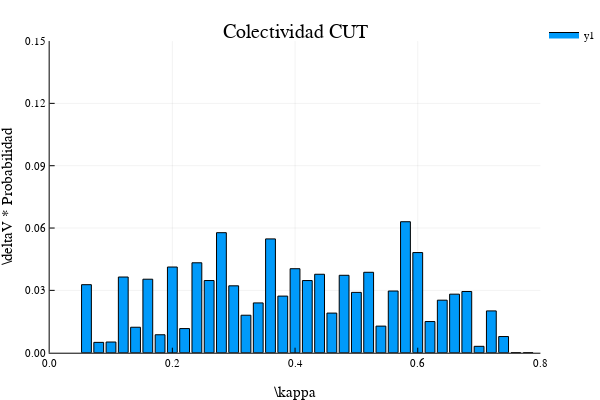

The notebook cell saved with this chart:
### Code cell
Wbins_κ_cut_4xcp, Whis_κ_cut_4xcp = JUMD.WeightedHist(
    κ_modes_cut_4xcp, bins_κ, abs.(vgv_4xcp), true);

bar(Wbins_κ_cut_4xcp, Whis_κ_cut_4xcp,
    title = "Colectividad CUT",
    xlims = (0, .8), ylims = (0, .15),
    yaxis = "\\deltaV * Probabilidad", xaxis = "\\kappa")

### Figure 1 — Plotly figure (JSON) as saved in the notebook; plotly's stock layout.template omitted (floating-point values rounded to 4 significant figures)
{"data": [{"fill": "tozeroy", "fillcolor": "rgba(0, 154, 250, 1.000)", "legendgroup": "y1", "line": {"color": "rgba(0, 0, 0, 1)", "dash": "solid", "width": 1}, "mode": "lines", "name": "y1", "showlegend": true, "type": "scatter", "x": [0.052, 0.052, 0.068, 0.068, 0.052, 0.052], "xaxis": "x", "y": [0.03274, 0, 0, 0.03274, 0.03274, 0.03274], "yaxis": "y"}, {"fill": "tozeroy", "fillcolor": "rgba(0, 154, 250, 1.000)", "legendgroup": "y1", "line": {"color": "rgba(0, 0, 0, 1)", "dash": "solid", "width": 1}, "mode": "lines", "name": "y1", "showlegend": false, "type": "scatter", "x": [0.072, 0.072, 0.088, 0.088, 0.072, 0.072], "xaxis": "x", "y": [0.004971, 0, 0, 0.004971, 0.004971, 0.004971], "yaxis": "y"}, {"fill": "tozeroy", "fillcolor": "rgba(0, 154, 250, 1.000)", "legendgroup": "y1", "line": {"color": "rgba(0, 0, 0, 1)", "dash": "solid", "width": 1}, "mode": "lines", "name": "y1", "showlegend": false, "type": "scatter", "x": [0.092, 0.092, 0.108, 0.108, 0.092, 0.092], "xaxis": "x", "y": [0.005143, 0, 0, 0.005143, 0.005143, 0.005143], "yaxis": "y"}, {"fill": "tozeroy", "fillcolor": "rgba(0, 154, 250, 1.000)", "legendgroup": "y1", "line": {"color": "rgba(0, 0, 0, 1)", "dash": "solid", "width": 1}, "mode": "lines", "name": "y1", "showlegend": false, "type": "scatter", "x": [0.112, 0.112, 0.128, 0.128, 0.112, 0.112], "xaxis": "x", "y": [0.03643, 0, 0, 0.03643, 0.03643, 0.03643], "yaxis": "y"}, {"fill": "tozeroy", "fillcolor": "rgba(0, 154, 250, 1.000)", "legendgroup": "y1", "line": {"color": "rgba(0, 0, 0, 1)", "dash": "solid", "width": 1}, "mode": "lines", "name": "y1", "showlegend": false, "type": "scatter", "x": [0.132, 0.132, 0.148, 0.148, 0.132, 0.132], "xaxis": "x", "y": [0.01225, 0, 0, 0.01225, 0.01225, 0.01225], "yaxis": "y"}, {"fill": "tozeroy", "fillcolor": "rgba(0, 154, 250, 1.000)", "legendgroup": "y1", "line": {"color": "rgba(0, 0, 0, 1)", "dash": "solid", "width": 1}, "mode": "lines", "name": "y1", "showlegend": false, "type": "scatter", "x": [0.152, 0.152, 0.168, 0.168, 0.152, 0.152], "xaxis": "x", "y": [0.03538, 0, 0, 0.03538, 0.03538, 0.03538], "yaxis": "y"}, {"fill": "tozeroy", "fillcolor": "rgba(0, 154, 250, 1.000)", "legendgroup": "y1", "line": {"color": "rgba(0, 0, 0, 1)", "dash": "solid", "width": 1}, "mode": "lines", "name": "y1", "showlegend": false, "type": "scatter", "x": [0.172, 0.172, 0.188, 0.188, 0.172, 0.172], "xaxis": "x", "y": [0.00864, 0, 0, 0.00864, 0.00864, 0.00864], "yaxis": "y"}, {"fill": "tozeroy", "fillcolor": "rgba(0, 154, 250, 1.000)", "legendgroup": "y1", "line": {"color": "rgba(0, 0, 0, 1)", "dash": "solid", "width": 1}, "mode": "lines", "name": "y1", "showlegend": false, "type": "scatter", "x": [0.192, 0.192, 0.208, 0.208, 0.192, 0.192], "xaxis": "x", "y": [0.04124, 0, 0, 0.04124, 0.04124, 0.04124], "yaxis": "y"}, {"fill": "tozeroy", "fillcolor": "rgba(0, 154, 250, 1.000)", "legendgroup": "y1", "line": {"color": "rgba(0, 0, 0, 1)", "dash": "solid", "width": 1}, "mode": "lines", "name": "y1", "showlegend": false, "type": "scatter", "x": [0.212, 0.212, 0.228, 0.228, 0.212, 0.212], "xaxis": "x", "y": [0.01162, 0, 0, 0.01162, 0.01162, 0.01162], "yaxis": "y"}, {"fill": "tozeroy", "fillcolor": "rgba(0, 154, 250, 1.000)", "legendgroup": "y1", "line": {"color": "rgba(0, 0, 0, 1)", "dash": "solid", "width": 1}, "mode": "lines", "name": "y1", "showlegend": false, "type": "scatter", "x": [0.232, 0.232, 0.248, 0.248, 0.232, 0.232], "xaxis": "x", "y": [0.04328, 0, 0, 0.04328, 0.04328, 0.04328], "yaxis": "y"}, {"fill": "tozeroy", "fillcolor": "rgba(0, 154, 250, 1.000)", "legendgroup": "y1", "line": {"color": "rgba(0, 0, 0, 1)", "dash": "solid", "width": 1}, "mode": "lines", "name": "y1", "showlegend": false, "type": "scatter", "x": [0.252, 0.252, 0.268, 0.268, 0.252, 0.252], "xaxis": "x", "y": [0.03473, 0, 0, 0.03473, 0.03473, 0.03473], "yaxis": "y"}, {"fill": "tozeroy", "fillcolor": "rgba(0, 154, 250, 1.000)", "legendgroup": "y1", "line": {"color": "rgba(0, 0, 0, 1)", "dash": "solid", "width": 1}, "mode": "lines", "name": "y1", "showlegend": false, "type": "scatter", "x": [0.272, 0.272, 0.288, 0.288, 0.272, 0.272], "xaxis": "x", "y": [0.05777, 0, 0, 0.05777, 0.05777, 0.05777], "yaxis": "y"}, {"fill": "tozeroy", "fillcolor": "rgba(0, 154, 250, 1.000)", "legendgroup": "y1", "line": {"color": "rgba(0, 0, 0, 1)", "dash": "solid", "width": 1}, "mode": "lines", "name": "y1", "showlegend": false, "type": "scatter", "x": [0.292, 0.292, 0.308, 0.308, 0.292, 0.292], "xaxis": "x", "y": [0.03219, 0, 0, 0.03219, 0.03219, 0.03219], "yaxis": "y"}, {"fill": "tozeroy", "fillcolor": "rgba(0, 154, 250, 1.000)", "legendgroup": "y1", "line": {"color": "rgba(0, 0, 0, 1)", "dash": "solid", "width": 1}, "mode": "lines", "name": "y1", "showlegend": false, "type": "scatter", "x": [0.312, 0.312, 0.328, 0.328, 0.312, 0.312], "xaxis": "x", "y": [0.01804, 0, 0, 0.01804, 0.01804, 0.01804], "yaxis": "y"}, {"fill": "tozeroy", "fillcolor": "rgba(0, 154, 250, 1.000)", "legendgroup": "y1", "line": {"color": "rgba(0, 0, 0, 1)", "dash": "solid", "width": 1}, "mode": "lines", "name": "y1", "showlegend": false, "type": "scatter", "x": [0.332, 0.332, 0.348, 0.348, 0.332, 0.332], "xaxis": "x", "y": [0.02396, 0, 0, 0.02396, 0.02396, 0.02396], "yaxis": "y"}, {"fill": "tozeroy", "fillcolor": "rgba(0, 154, 250, 1.000)", "legendgroup": "y1", "line": {"color": "rgba(0, 0, 0, 1)", "dash": "solid", "width": 1}, "mode": "lines", "name": "y1", "showlegend": false, "type": "scatter", "x": [0.352, 0.352, 0.368, 0.368, 0.352, 0.352], "xaxis": "x", "y": [0.05478, 0, 0, 0.05478, 0.05478, 0.05478], "yaxis": "y"}, {"fill": "tozeroy", "fillcolor": "rgba(0, 154, 250, 1.000)", "legendgroup": "y1", "line": {"color": "rgba(0, 0, 0, 1)", "dash": "solid", "width": 1}, "mode": "lines", "name": "y1", "showlegend": false, "type": "scatter", "x": [0.372, 0.372, 0.388, 0.388, 0.372, 0.372], "xaxis": "x", "y": [0.02724, 0, 0, 0.02724, 0.02724, 0.02724], "yaxis": "y"}, {"fill": "tozeroy", "fillcolor": "rgba(0, 154, 250, 1.000)", "legendgroup": "y1", "line": {"color": "rgba(0, 0, 0, 1)", "dash": "solid", "width": 1}, "mode": "lines", "name": "y1", "showlegend": false, "type": "scatter", "x": [0.392, 0.392, 0.408, 0.408, 0.392, 0.392], "xaxis": "x", "y": [0.04042, 0, 0, 0.04042, 0.04042, 0.04042], "yaxis": "y"}, {"fill": "tozeroy", "fillcolor": "rgba(0, 154, 250, 1.000)", "legendgroup": "y1", "line": {"color": "rgba(0, 0, 0, 1)", "dash": "solid", "width": 1}, "mode": "lines", "name": "y1", "showlegend": false, "type": "scatter", "x": [0.412, 0.412, 0.428, 0.428, 0.412, 0.412], "xaxis": "x", "y": [0.03473, 0, 0, 0.03473, 0.03473, 0.03473], "yaxis": "y"}, {"fill": "tozeroy", "fillcolor": "rgba(0, 154, 250, 1.000)", "legendgroup": "y1", "line": {"color": "rgba(0, 0, 0, 1)", "dash": "solid", "width": 1}, "mode": "lines", "name": "y1", "showlegend": false, "type": "scatter", "x": [0.432, 0.432, 0.448, 0.448, 0.432, 0.432], "xaxis": "x", "y": [0.03775, 0, 0, 0.03775, 0.03775, 0.03775], "yaxis": "y"}, {"fill": "tozeroy", "fillcolor": "rgba(0, 154, 250, 1.000)", "legendgroup": "y1", "line": {"color": "rgba(0, 0, 0, 1)", "dash": "solid", "width": 1}, "mode": "lines", "name": "y1", "showlegend": false, "type": "scatter", "x": [0.452, 0.452, 0.468, 0.468, 0.452, 0.452], "xaxis": "x", "y": [0.01907, 0, 0, 0.01907, 0.01907, 0.01907], "yaxis": "y"}, {"fill": "tozeroy", "fillcolor": "rgba(0, 154, 250, 1.000)", "legendgroup": "y1", "line": {"color": "rgba(0, 0, 0, 1)", "dash": "solid", "width": 1}, "mode": "lines", "name": "y1", "showlegend": false, "type": "scatter", "x": [0.472, 0.472, 0.488, 0.488, 0.472, 0.472], "xaxis": "x", "y": [0.03726, 0, 0, 0.03726, 0.03726, 0.03726], "yaxis": "y"}, {"fill": "tozeroy", "fillcolor": "rgba(0, 154, 250, 1.000)", "legendgroup": "y1", "line": {"color": "rgba(0, 0, 0, 1)", "dash": "solid", "width": 1}, "mode": "lines", "name": "y1", "showlegend": false, "type": "scatter", "x": [0.492, 0.492, 0.508, 0.508, 0.492, 0.492], "xaxis": "x", "y": [0.02903, 0, 0, 0.02903, 0.02903, 0.02903], "yaxis": "y"}, {"fill": "tozeroy", "fillcolor": "rgba(0, 154, 250, 1.000)", "legendgroup": "y1", "line": {"color": "rgba(0, 0, 0, 1)", "dash": "solid", "width": 1}, "mode": "lines", "name": "y1", "showlegend": false, "type": "scatter", "x": [0.512, 0.512, 0.528, 0.528, 0.512, 0.512], "xaxis": "x", "y": [0.03871, 0, 0, 0.03871, 0.03871, 0.03871], "yaxis": "y"}, {"fill": "tozeroy", "fillcolor": "rgba(0, 154, 250, 1.000)", "legendgroup": "y1", "line": {"color": "rgba(0, 0, 0, 1)", "dash": "solid", "width": 1}, "mode": "lines", "name": "y1", "showlegend": false, "type": "scatter", "x": [0.532, 0.532, 0.548, 0.548, 0.532, 0.532], "xaxis": "x", "y": [0.0128, 0, 0, 0.0128, 0.0128, 0.0128], "yaxis": "y"}, {"fill": "tozeroy", "fillcolor": "rgba(0, 154, 250, 1.000)", "legendgroup": "y1", "line": {"color": "rgba(0, 0, 0, 1)", "dash": "solid", "width": 1}, "mode": "lines", "name": "y1", "showlegend": false, "type": "scatter", "x": [0.552, 0.552, 0.568, 0.568, 0.552, 0.552], "xaxis": "x", "y": [0.02969, 0, 0, 0.02969, 0.02969, 0.02969], "yaxis": "y"}, {"fill": "tozeroy", "fillcolor": "rgba(0, 154, 250, 1.000)", "legendgroup": "y1", "line": {"color": "rgba(0, 0, 0, 1)", "dash": "solid", "width": 1}, "mode": "lines", "name": "y1", "showlegend": false, "type": "scatter", "x": [0.572, 0.572, 0.588, 0.588, 0.572, 0.572], "xaxis": "x", "y": [0.06304, 0, 0, 0.06304, 0.06304, 0.06304], "yaxis": "y"}, {"fill": "tozeroy", "fillcolor": "rgba(0, 154, 250, 1.000)", "legendgroup": "y1", "line": {"color": "rgba(0, 0, 0, 1)", "dash": "solid", "width": 1}, "mode": "lines", "name": "y1", "showlegend": false, "type": "scatter", "x": [0.592, 0.592, 0.608, 0.608, 0.592, 0.592], "xaxis": "x", "y": [0.0482, 0, 0, 0.0482, 0.0482, 0.0482], "yaxis": "y"}, {"fill": "tozeroy", "fillcolor": "rgba(0, 154, 250, 1.000)", "legendgroup": "y1", "line": {"color": "rgba(0, 0, 0, 1)", "dash": "solid", "width": 1}, "mode": "lines", "name": "y1", "showlegend": false, "type": "scatter", "x": [0.612, 0.612, 0.628, 0.628, 0.612, 0.612], "xaxis": "x", "y": [0.015, 0, 0, 0.015, 0.015, 0.015], "yaxis": "y"}, {"fill": "tozeroy", "fillcolor": "rgba(0, 154, 250, 1.000)", "legendgroup": "y1", "line": {"color": "rgba(0, 0, 0, 1)", "dash": "solid", "width": 1}, "mode": "lines", "name": "y1", "showlegend": false, "type": "scatter", "x": [0.632, 0.632, 0.648, 0.648, 0.632, 0.632], "xaxis": "x", "y": [0.02528, 0, 0, 0.02528, 0.02528, 0.02528], "yaxis": "y"}, {"fill": "tozeroy", "fillcolor": "rgba(0, 154, 250, 1.000)", "legendgroup": "y1", "line": {"color": "rgba(0, 0, 0, 1)", "dash": "solid", "width": 1}, "mode": "lines", "name": "y1", "showlegend": false, "type": "scatter", "x": [0.652, 0.652, 0.668, 0.668, 0.652, 0.652], "xaxis": "x", "y": [0.02818, 0, 0, 0.02818, 0.02818, 0.02818], "yaxis": "y"}, {"fill": "tozeroy", "fillcolor": "rgba(0, 154, 250, 1.000)", "legendgroup": "y1", "line": {"color": "rgba(0, 0, 0, 1)", "dash": "solid", "width": 1}, "mode": "lines", "name": "y1", "showlegend": false, "type": "scatter", "x": [0.672, 0.672, 0.688, 0.688, 0.672, 0.672], "xaxis": "x", "y": [0.02946, 0, 0, 0.02946, 0.02946, 0.02946], "yaxis": "y"}, {"fill": "tozeroy", "fillcolor": "rgba(0, 154, 250, 1.000)", "legendgroup": "y1", "line": {"color": "rgba(0, 0, 0, 1)", "dash": "solid", "width": 1}, "mode": "lines", "name": "y1", "showlegend": false, "type": "scatter", "x": [0.692, 0.692, 0.708, 0.708, 0.692, 0.692], "xaxis": "x", "y": [0.003076, 0, 0, 0.003076, 0.003076, 0.003076], "yaxis": "y"}, {"fill": "tozeroy", "fillcolor": "rgba(0, 154, 250, 1.000)", "legendgroup": "y1", "line": {"color": "rgba(0, 0, 0, 1)", "dash": "solid", "width": 1}, "mode": "lines", "name": "y1", "showlegend": false, "type": "scatter", "x": [0.712, 0.712, 0.728, 0.728, 0.712, 0.712], "xaxis": "x", "y": [0.02012, 0, 0, 0.02012, 0.02012, 0.02012], "yaxis": "y"}, {"fill": "tozeroy", "fillcolor": "rgba(0, 154, 250, 1.000)", "legendgroup": "y1", "line": {"color": "rgba(0, 0, 0, 1)", "dash": "solid", "width": 1}, "mode": "lines", "name": "y1", "showlegend": false, "type": "scatter", "x": [0.732, 0.732, 0.748, 0.748, 0.732, 0.732], "xaxis": "x", "y": [0.007783, 0, 0, 0.007783, 0.007783, 0.007783], "yaxis": "y"}, {"fill": "tozeroy", "fillcolor": "rgba(0, 154, 250, 1.000)", "legendgroup": "y1", "line": {"color": "rgba(0, 0, 0, 1)", "dash": "solid", "width": 1}, "mode": "lines", "name": "y1", "showlegend": false, "type": "scatter", "x": [0.752, 0.752, 0.768, 0.768, 0.752, 0.752], "xaxis": "x", "y": [0, 0, 0, 0, 0, 0], "yaxis": "y"}, {"fill": "tozeroy", "fillcolor": "rgba(0, 154, 250, 1.000)", "legendgroup": "y1", "line": {"color": "rgba(0, 0, 0, 1)", "dash": "solid", "width": 1}, "mode": "lines", "name": "y1", "showlegend": false, "type": "scatter", "x": [0.772, 0.772, 0.788, 0.788, 0.772, 0.772], "xaxis": "x", "y": [0, 0, 0, 0, 0, 0], "yaxis": "y"}], "layout": {"annotations": [{"font": {"color": "rgba(0, 0, 0, 1)", "family": "sans-serif", "size": 20}, "rotation": 0, "showarrow": false, "text": "Colectividad CUT", "x": 0.5424, "xanchor": "center", "xref": "paper", "y": 1, "yanchor": "top", "yref": "paper"}], "height": 400, "legend": {"bgcolor": "rgba(255, 255, 255, 1.000)", "bordercolor": "rgba(0, 0, 0, 1)", "font": {"color": "rgba(0, 0, 0, 1)", "family": "sans-serif", "size": 11}, "tracegroupgap": 0, "x": 1, "y": 1}, "margin": {"b": 20, "l": 0, "r": 0, "t": 20}, "paper_bgcolor": "rgba(255, 255, 255, 1.000)", "plot_bgcolor": "rgba(255, 255, 255, 1.000)", "showlegend": true, "width": 600, "xaxis": {"anchor": "y", "domain": [0.09128, 0.9934], "gridcolor": "rgba(0, 0, 0, 0.1)", "gridwidth": 0.5, "linecolor": "rgba(0, 0, 0, 1)", "mirror": false, "range": [0, 0.8], "showgrid": true, "showline": true, "showticklabels": true, "tickangle": 0, "tickcolor": "rgb(0, 0, 0)", "tickfont": {"color": "rgba(0, 0, 0, 1)", "family": "sans-serif", "size": 11}, "tickmode": "array", "ticks": "inside", "ticktext": ["0.0", "0.2", "0.4", "0.6", "0.8"], "tickvals": [0, 0.2, 0.4, 0.6, 0.8], "title": "\\kappa", "titlefont": {"color": "rgba(0, 0, 0, 1)", "family": "sans-serif", "size": 15}, "type": "linear", "visible": true, "zeroline": false, "zerolinecolor": "rgba(0, 0, 0, 1)"}, "yaxis": {"anchor": "x", "domain": [0.07581, 0.9415], "gridcolor": "rgba(0, 0, 0, 0.1)", "gridwidth": 0.5, "linecolor": "rgba(0, 0, 0, 1)", "mirror": false, "range": [0, 0.15], "showgrid": true, "showline": true, "showticklabels": true, "tickangle": 0, "tickcolor": "rgb(0, 0, 0)", "tickfont": {"color": "rgba(0, 0, 0, 1)", "family": "sans-serif", "size": 11}, "tickmode": "array", "ticks": "inside", "ticktext": ["0.00", "0.03", "0.06", "0.09", "0.12", "0.15"], "tickvals": [0, 0.03, 0.06, 0.09, 0.12, 0.15], "title": "\\deltaV * Probabilidad", "titlefont": {"color": "rgba(0, 0, 0, 1)", "family": "sans-serif", "size": 15}, "type": "linear", "visible": true, "zeroline": false, "zerolinecolor": "rgba(0, 0, 0, 1)"}}}
